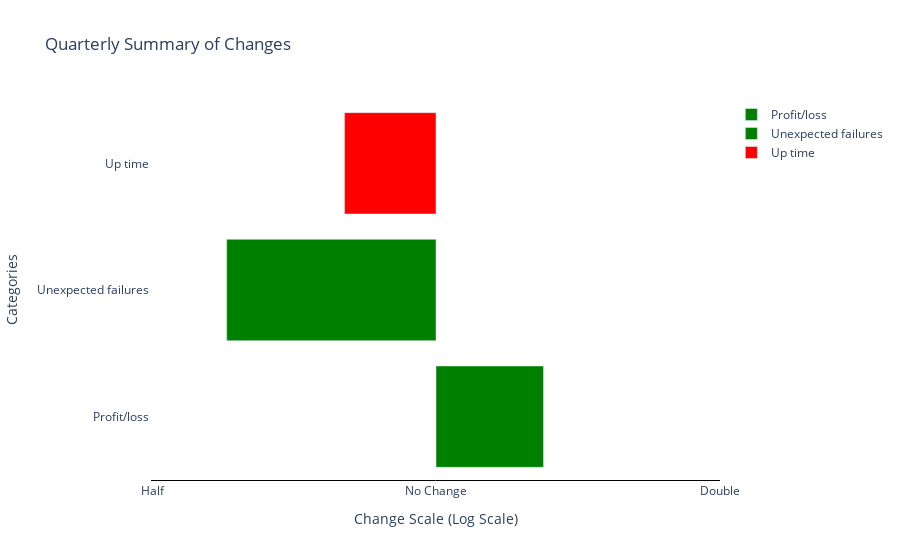

Source (notebook cell):
### Markdown cell above
## Slide 2 Quarter Summary

### Code cell
# Data setup
categories = ["Up time", "Unexpected failures", "Profit/loss"][::-1]  # Reverse the list
values = [0.8, 0.6, 1.3][::-1]  # Reverse the list to match the categories
is_good_increase = [True, False, True][::-1]  # Reverse to match

# Apply logarithm base 2 transformation
log_values = np.log2(values)

# Determine color based on value and whether increase is good
colors = ['green' if (v > 0 and good) or (v < 0 and not good) else 'red'
          for v, good in zip(log_values, is_good_increase)]

# Create the figure
fig = go.Figure()

# Add the bar for each category
for category, value, color in zip(categories, log_values, colors):
    # Base is the log2 of 1, which is 0
    base = 0
    width = value - base  # Calculate width from log2(1) = 0
    fig.add_trace(go.Bar(
        x=[width],  # width of the bar from the base
        y=[category],
        orientation='h',
        marker_color=color,
        base=base,  # starting point of the bar (log2(1) = 0)
        name=category
    ))

# Update layout to set x-axis and add customization
fig.update_layout(
    xaxis=dict(
        tickvals=np.log2([0.5, 1, 2]),
        ticktext=['Half', 'No Change', 'Double'],
        range=[np.log2(0.5), np.log2(2)],  # Set range from log2(0.5) to log2(2)
        showline=True, 
        showgrid=True, 
        gridcolor='gray', 
        linecolor='black'
    ),
    title="Quarterly Summary of Changes",
    xaxis_title="Change Scale (Log Scale)",
    yaxis_title="Categories",
    plot_bgcolor='white',
    # xaxis=dict(),
    yaxis=dict(showline=True)
)

# Show the plot
fig.show()

### Figure 1 — Plotly figure (JSON) as saved in the notebook; plotly's stock layout.template omitted (floating-point values rounded to 4 significant figures)
{"data": [{"base": 0, "marker": {"color": "green"}, "name": "Profit/loss", "orientation": "h", "type": "bar", "x": [0.3785], "y": ["Profit/loss"]}, {"base": 0, "marker": {"color": "green"}, "name": "Unexpected failures", "orientation": "h", "type": "bar", "x": [-0.737], "y": ["Unexpected failures"]}, {"base": 0, "marker": {"color": "red"}, "name": "Up time", "orientation": "h", "type": "bar", "x": [-0.3219], "y": ["Up time"]}], "layout": {"plot_bgcolor": "white", "title": {"text": "Quarterly Summary of Changes"}, "xaxis": {"gridcolor": "gray", "linecolor": "black", "range": [-1, 1], "showgrid": true, "showline": true, "ticktext": ["Half", "No Change", "Double"], "tickvals": [-1, 0, 1], "title": {"text": "Change Scale (Log Scale)"}}, "yaxis": {"showline": true, "title": {"text": "Categories"}}}}
